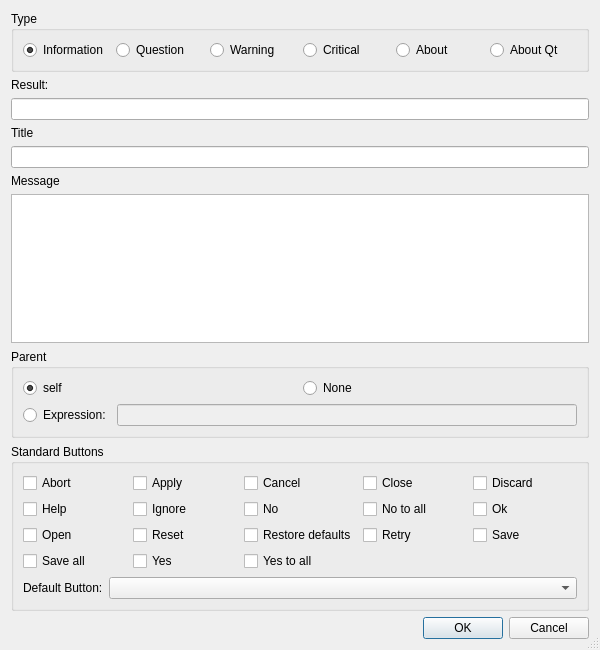
<?xml version="1.0" encoding="UTF-8"?>
<ui version="4.0">
 <class>MessageBoxWizardDialog</class>
 <widget class="QDialog" name="MessageBoxWizardDialog">
  <property name="geometry">
   <rect>
    <x>0</x>
    <y>0</y>
    <width>600</width>
    <height>650</height>
   </rect>
  </property>
  <property name="windowTitle">
   <string>QMessageBox Wizard</string>
  </property>
  <property name="sizeGripEnabled">
   <bool>true</bool>
  </property>
  <layout class="QVBoxLayout" name="verticalLayout">
   <item>
    <widget class="QGroupBox" name="groupBox">
     <property name="title">
      <string>Type</string>
     </property>
     <layout class="QHBoxLayout">
      <item>
       <widget class="QRadioButton" name="rInformation">
        <property name="toolTip">
         <string>Generate an Information QMessageBox</string>
        </property>
        <property name="text">
         <string>Information</string>
        </property>
        <property name="checked">
         <bool>true</bool>
        </property>
       </widget>
      </item>
      <item>
       <widget class="QRadioButton" name="rQuestion">
        <property name="focusPolicy">
         <enum>Qt::TabFocus</enum>
        </property>
        <property name="toolTip">
         <string>Generate a Question QMessageBox</string>
        </property>
        <property name="text">
         <string>Question</string>
        </property>
       </widget>
      </item>
      <item>
       <widget class="QRadioButton" name="rWarning">
        <property name="focusPolicy">
         <enum>Qt::TabFocus</enum>
        </property>
        <property name="toolTip">
         <string>Generate a Warning QMessageBox</string>
        </property>
        <property name="text">
         <string>Warning</string>
        </property>
       </widget>
      </item>
      <item>
       <widget class="QRadioButton" name="rCritical">
        <property name="focusPolicy">
         <enum>Qt::TabFocus</enum>
        </property>
        <property name="toolTip">
         <string>Generate a Critical QMessageBox</string>
        </property>
        <property name="text">
         <string>Critical</string>
        </property>
       </widget>
      </item>
      <item>
       <widget class="QRadioButton" name="rAbout">
        <property name="focusPolicy">
         <enum>Qt::TabFocus</enum>
        </property>
        <property name="toolTip">
         <string>Generate an About QMessageBox</string>
        </property>
        <property name="text">
         <string>About</string>
        </property>
       </widget>
      </item>
      <item>
       <widget class="QRadioButton" name="rAboutQt">
        <property name="focusPolicy">
         <enum>Qt::TabFocus</enum>
        </property>
        <property name="toolTip">
         <string>Generate an AboutQt QMessageBox</string>
        </property>
        <property name="text">
         <string>About Qt</string>
        </property>
       </widget>
      </item>
     </layout>
    </widget>
   </item>
   <item>
    <widget class="QLabel" name="lResultVar">
     <property name="text">
      <string>Result:</string>
     </property>
    </widget>
   </item>
   <item>
    <widget class="QLineEdit" name="eResultVar">
     <property name="toolTip">
      <string>Enter the result variable name</string>
     </property>
    </widget>
   </item>
   <item>
    <widget class="QLabel" name="textLabel1">
     <property name="text">
      <string>Title</string>
     </property>
    </widget>
   </item>
   <item>
    <widget class="QLineEdit" name="eCaption">
     <property name="toolTip">
      <string>Enter the title for the QMessageBox</string>
     </property>
    </widget>
   </item>
   <item>
    <widget class="QLabel" name="textLabel2">
     <property name="text">
      <string>Message</string>
     </property>
    </widget>
   </item>
   <item>
    <widget class="EricSpellCheckedTextEdit" name="eMessage">
     <property name="toolTip">
      <string>Enter the message to be shown in the QMessageBox</string>
     </property>
     <property name="tabChangesFocus">
      <bool>true</bool>
     </property>
    </widget>
   </item>
   <item>
    <widget class="QGroupBox" name="parentGroup">
     <property name="title">
      <string>Parent</string>
     </property>
     <layout class="QGridLayout" name="gridLayout_3">
      <item row="0" column="0">
       <widget class="QRadioButton" name="parentSelf">
        <property name="toolTip">
         <string>Select &quot;self&quot; as parent</string>
        </property>
        <property name="text">
         <string>self</string>
        </property>
        <property name="checked">
         <bool>true</bool>
        </property>
       </widget>
      </item>
      <item row="0" column="1">
       <widget class="QRadioButton" name="parentNone">
        <property name="toolTip">
         <string>Select &quot;None&quot; as parent</string>
        </property>
        <property name="text">
         <string>None</string>
        </property>
       </widget>
      </item>
      <item row="1" column="0" colspan="2">
       <layout class="QHBoxLayout" name="horizontalLayout_2">
        <item>
         <widget class="QRadioButton" name="parentOther">
          <property name="toolTip">
           <string>Select to enter a parent expression</string>
          </property>
          <property name="text">
           <string>Expression:</string>
          </property>
         </widget>
        </item>
        <item>
         <widget class="QLineEdit" name="parentEdit">
          <property name="enabled">
           <bool>false</bool>
          </property>
          <property name="toolTip">
           <string>Enter the parent expression</string>
          </property>
         </widget>
        </item>
       </layout>
      </item>
     </layout>
    </widget>
   </item>
   <item>
    <widget class="QGroupBox" name="standardButtons">
     <property name="title">
      <string>Standard Buttons</string>
     </property>
     <layout class="QVBoxLayout">
      <item>
       <layout class="QGridLayout">
        <item row="0" column="1">
         <widget class="QCheckBox" name="applyCheck">
          <property name="text">
           <string>Apply</string>
          </property>
         </widget>
        </item>
        <item row="0" column="0">
         <widget class="QCheckBox" name="abortCheck">
          <property name="text">
           <string>Abort</string>
          </property>
         </widget>
        </item>
        <item row="0" column="2">
         <widget class="QCheckBox" name="cancelCheck">
          <property name="text">
           <string>Cancel</string>
          </property>
         </widget>
        </item>
        <item row="1" column="1">
         <widget class="QCheckBox" name="ignoreCheck">
          <property name="text">
           <string>Ignore</string>
          </property>
         </widget>
        </item>
        <item row="3" column="0">
         <widget class="QCheckBox" name="saveallCheck">
          <property name="text">
           <string>Save all</string>
          </property>
         </widget>
        </item>
        <item row="2" column="4">
         <widget class="QCheckBox" name="saveCheck">
          <property name="text">
           <string>Save</string>
          </property>
         </widget>
        </item>
        <item row="0" column="4">
         <widget class="QCheckBox" name="discardCheck">
          <property name="text">
           <string>Discard</string>
          </property>
         </widget>
        </item>
        <item row="3" column="2">
         <widget class="QCheckBox" name="yestoallCheck">
          <property name="text">
           <string>Yes to all</string>
          </property>
         </widget>
        </item>
        <item row="2" column="0">
         <widget class="QCheckBox" name="openCheck">
          <property name="text">
           <string>Open</string>
          </property>
         </widget>
        </item>
        <item row="2" column="1">
         <widget class="QCheckBox" name="resetCheck">
          <property name="text">
           <string>Reset</string>
          </property>
         </widget>
        </item>
        <item row="1" column="4">
         <widget class="QCheckBox" name="okCheck">
          <property name="text">
           <string>Ok</string>
          </property>
         </widget>
        </item>
        <item row="1" column="2">
         <widget class="QCheckBox" name="noCheck">
          <property name="text">
           <string>No</string>
          </property>
         </widget>
        </item>
        <item row="1" column="0">
         <widget class="QCheckBox" name="helpCheck">
          <property name="text">
           <string>Help</string>
          </property>
         </widget>
        </item>
        <item row="1" column="3">
         <widget class="QCheckBox" name="notoallCheck">
          <property name="text">
           <string>No to all</string>
          </property>
         </widget>
        </item>
        <item row="2" column="3">
         <widget class="QCheckBox" name="retryCheck">
          <property name="text">
           <string>Retry</string>
          </property>
         </widget>
        </item>
        <item row="2" column="2">
         <widget class="QCheckBox" name="restoreCheck">
          <property name="text">
           <string>Restore defaults</string>
          </property>
         </widget>
        </item>
        <item row="3" column="1">
         <widget class="QCheckBox" name="yesCheck">
          <property name="text">
           <string>Yes</string>
          </property>
         </widget>
        </item>
        <item row="0" column="3">
         <widget class="QCheckBox" name="closeCheck">
          <property name="text">
           <string>Close</string>
          </property>
         </widget>
        </item>
       </layout>
      </item>
      <item>
       <layout class="QHBoxLayout">
        <item>
         <widget class="QLabel" name="TextLabel1_2">
          <property name="text">
           <string>Default Button:</string>
          </property>
         </widget>
        </item>
        <item>
         <widget class="QComboBox" name="defaultCombo">
          <property name="sizePolicy">
           <sizepolicy hsizetype="Expanding" vsizetype="Fixed">
            <horstretch>0</horstretch>
            <verstretch>0</verstretch>
           </sizepolicy>
          </property>
          <property name="toolTip">
           <string>Select the default button</string>
          </property>
         </widget>
        </item>
       </layout>
      </item>
     </layout>
    </widget>
   </item>
   <item>
    <widget class="QDialogButtonBox" name="buttonBox">
     <property name="orientation">
      <enum>Qt::Horizontal</enum>
     </property>
     <property name="standardButtons">
      <set>QDialogButtonBox::Cancel|QDialogButtonBox::Ok</set>
     </property>
    </widget>
   </item>
  </layout>
 </widget>
 <pixmapfunction>qPixmapFromMimeSource</pixmapfunction>
 <customwidgets>
  <customwidget>
   <class>EricSpellCheckedTextEdit</class>
   <extends>QTextEdit</extends>
   <header>EricWidgets/EricSpellCheckedTextEdit.h</header>
  </customwidget>
 </customwidgets>
 <tabstops>
  <tabstop>rInformation</tabstop>
  <tabstop>rQuestion</tabstop>
  <tabstop>rWarning</tabstop>
  <tabstop>rCritical</tabstop>
  <tabstop>rAbout</tabstop>
  <tabstop>rAboutQt</tabstop>
  <tabstop>eResultVar</tabstop>
  <tabstop>eCaption</tabstop>
  <tabstop>eMessage</tabstop>
  <tabstop>parentSelf</tabstop>
  <tabstop>parentNone</tabstop>
  <tabstop>parentOther</tabstop>
  <tabstop>parentEdit</tabstop>
  <tabstop>abortCheck</tabstop>
  <tabstop>applyCheck</tabstop>
  <tabstop>cancelCheck</tabstop>
  <tabstop>closeCheck</tabstop>
  <tabstop>discardCheck</tabstop>
  <tabstop>helpCheck</tabstop>
  <tabstop>ignoreCheck</tabstop>
  <tabstop>noCheck</tabstop>
  <tabstop>notoallCheck</tabstop>
  <tabstop>okCheck</tabstop>
  <tabstop>openCheck</tabstop>
  <tabstop>resetCheck</tabstop>
  <tabstop>restoreCheck</tabstop>
  <tabstop>retryCheck</tabstop>
  <tabstop>saveCheck</tabstop>
  <tabstop>saveallCheck</tabstop>
  <tabstop>yesCheck</tabstop>
  <tabstop>yestoallCheck</tabstop>
  <tabstop>defaultCombo</tabstop>
  <tabstop>buttonBox</tabstop>
 </tabstops>
 <resources/>
 <connections>
  <connection>
   <sender>buttonBox</sender>
   <signal>accepted()</signal>
   <receiver>MessageBoxWizardDialog</receiver>
   <slot>accept()</slot>
   <hints>
    <hint type="sourcelabel">
     <x>43</x>
     <y>529</y>
    </hint>
    <hint type="destinationlabel">
     <x>34</x>
     <y>538</y>
    </hint>
   </hints>
  </connection>
  <connection>
   <sender>buttonBox</sender>
   <signal>rejected()</signal>
   <receiver>MessageBoxWizardDialog</receiver>
   <slot>reject()</slot>
   <hints>
    <hint type="sourcelabel">
     <x>135</x>
     <y>529</y>
    </hint>
    <hint type="destinationlabel">
     <x>126</x>
     <y>538</y>
    </hint>
   </hints>
  </connection>
  <connection>
   <sender>parentOther</sender>
   <signal>toggled(bool)</signal>
   <receiver>parentEdit</receiver>
   <slot>setEnabled(bool)</slot>
   <hints>
    <hint type="sourcelabel">
     <x>90</x>
     <y>305</y>
    </hint>
    <hint type="destinationlabel">
     <x>140</x>
     <y>309</y>
    </hint>
   </hints>
  </connection>
 </connections>
</ui>
